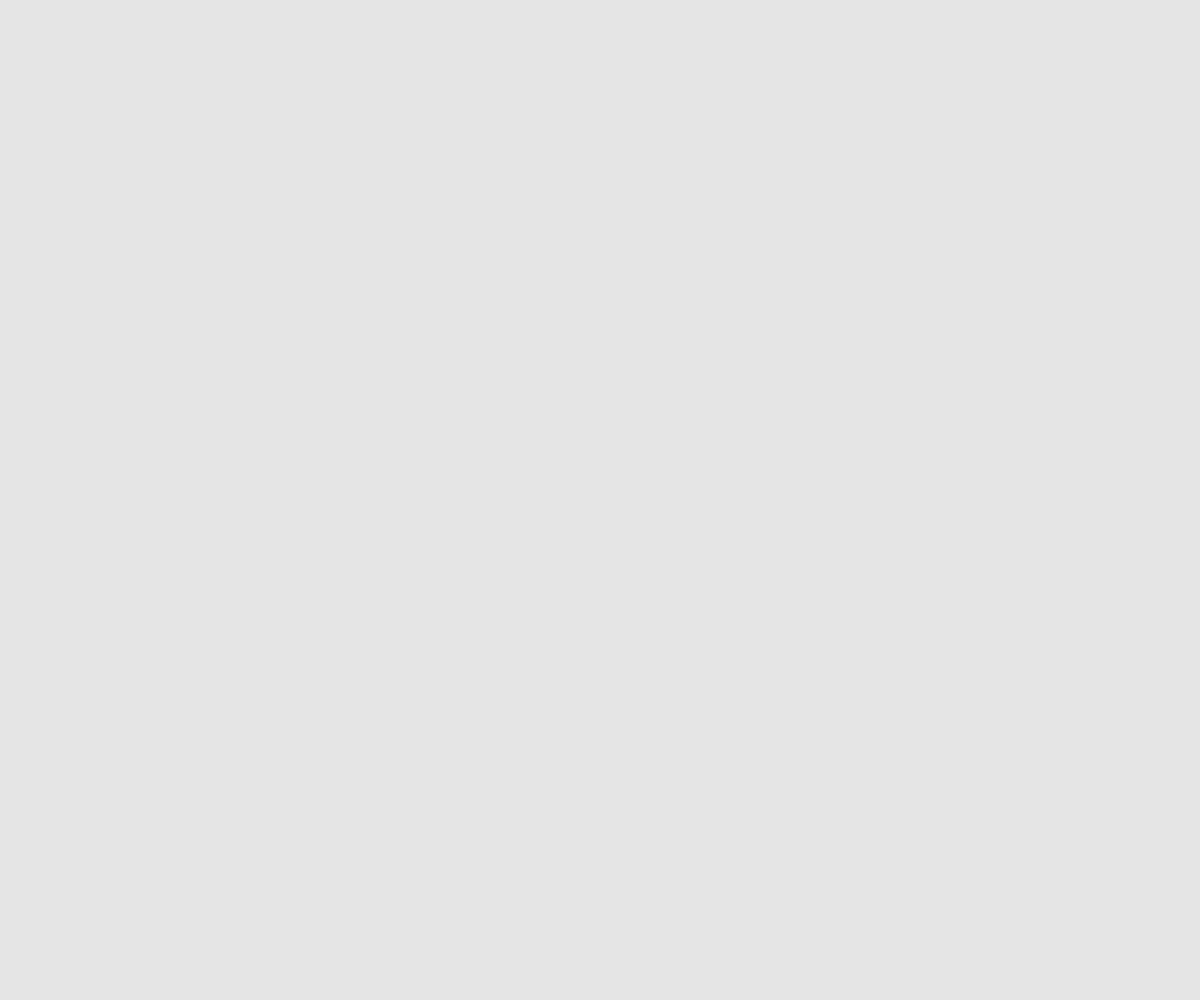
Frame 1 (no input)
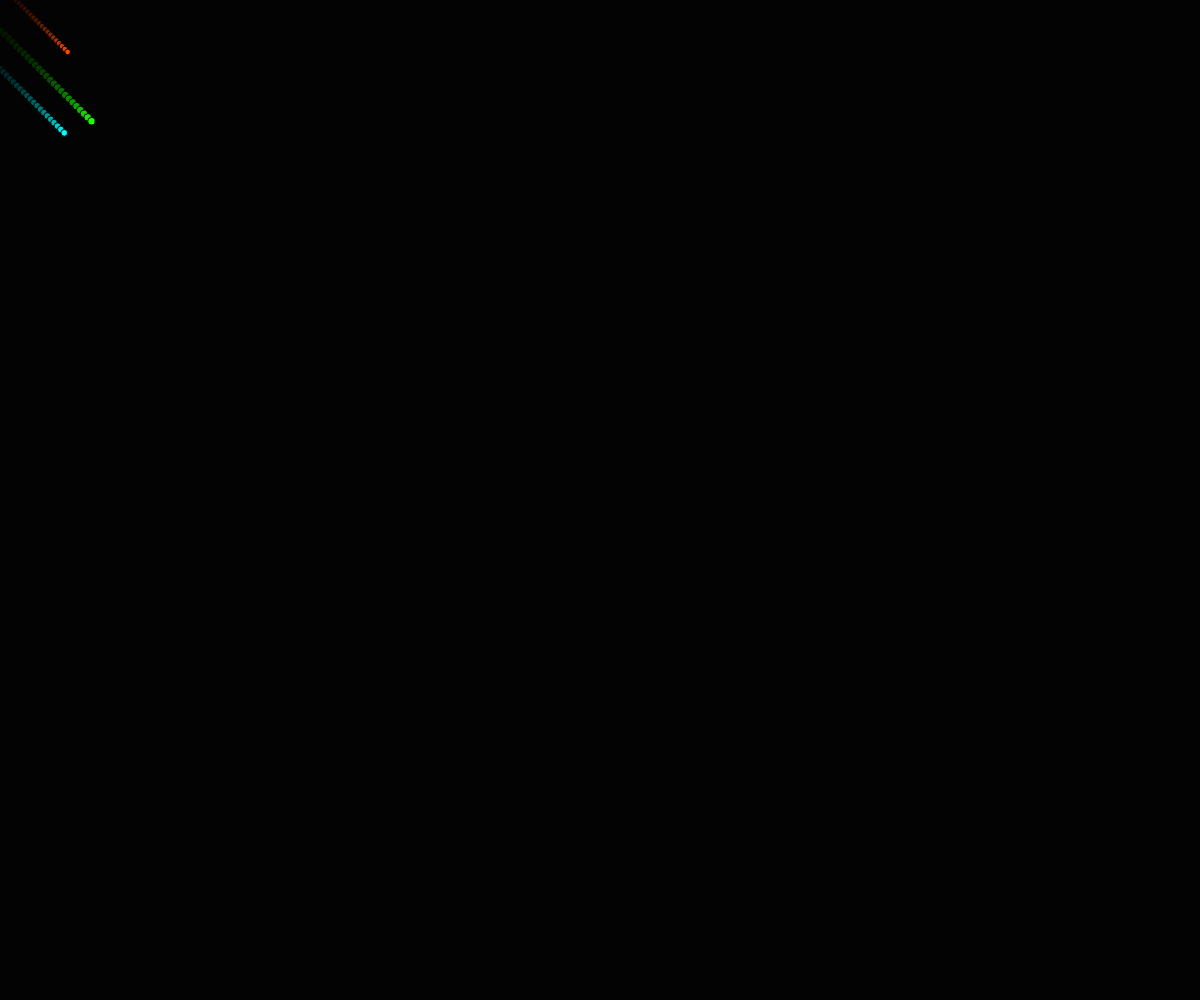
Frame 60 (no input)
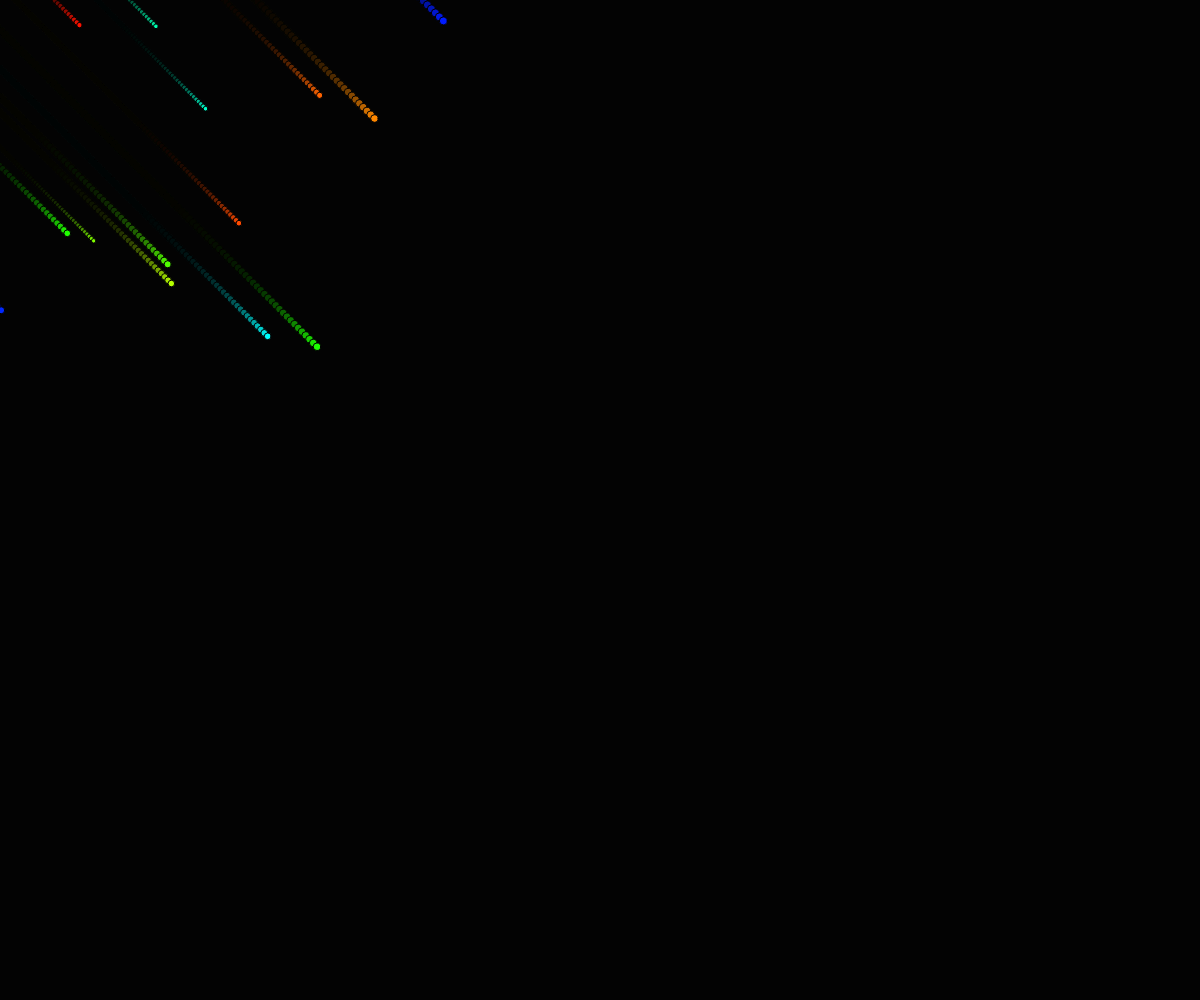
Frame 120 (the mouse pressed at the canvas centre since frame 60)

The p5.js sketch that drew these frames (run headless with seeded random() and noise() and a simulated clock; from frame 60 on, the mouse is pressed at the canvas centre):

// p5.js sketch
// ── sketch.js
var meteors=[];

function setup(){
  createCanvas (window.innerWidth, window.innerHeight);
  ellipseMode(RADIUS);
//fill(255);
  // ellipse(50, 50, 30, 30);
  colorMode(HSB);

   for(var i = 0; i < 225; i++) {
    meteors.push(new Meteor());
  }
}

function draw (){
   background(color(0, 0.1));
  for(var i = 0; i < meteors.length; i++){
     meteors[i].move();

     meteors[i].display();
  }

}

function Meteor(){
  this.size=random(4);
  this.color=color(random(324),255,255);
  this.speed=random(10);

  this.x= -random(width);
  this.y= -random(height);

  this.move=function(){
    this.x += this.size;
    this.y += this.size;

     if(this.x > width || this.y > height){

       this.x = -random(width);
       this.y = -random(height);

     }
  }

  this.display=function(){
    fill(this.color);
    ellipse(this.x, this.y, this.size, this.size);

  }
}
